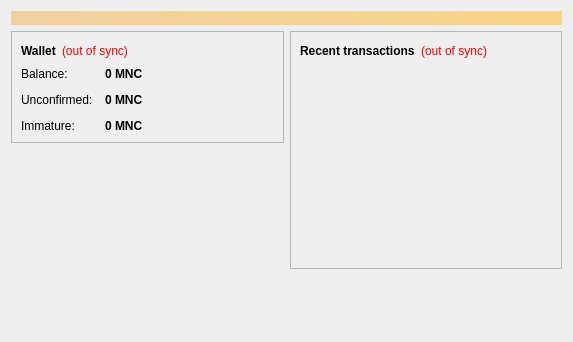
<?xml version="1.0" encoding="UTF-8"?>
<ui version="4.0">
 <class>OverviewPage</class>
 <widget class="QWidget" name="OverviewPage">
  <property name="geometry">
   <rect>
    <x>0</x>
    <y>0</y>
    <width>573</width>
    <height>342</height>
   </rect>
  </property>
  <property name="windowTitle">
   <string>Form</string>
  </property>
  <layout class="QVBoxLayout" name="topLayout">
   <item>
    <widget class="QLabel" name="labelAlerts">
     <property name="visible">
      <bool>false</bool>
     </property>
     <property name="styleSheet">
      <string notr="true">background-color: qlineargradient(x1: 0, y1: 0, x2: 1, y2: 0, stop:0 #F0D0A0, stop:1 #F8D488); color:#000000;</string>
     </property>
     <property name="wordWrap">
      <bool>true</bool>
     </property>
     <property name="margin">
      <number>3</number>
     </property>
    </widget>
   </item>
   <item>
    <layout class="QHBoxLayout" name="horizontalLayout" stretch="1,1">
     <item>
      <layout class="QVBoxLayout" name="verticalLayout_2">
       <item>
        <widget class="QFrame" name="frame">
         <property name="frameShape">
          <enum>QFrame::StyledPanel</enum>
         </property>
         <property name="frameShadow">
          <enum>QFrame::Raised</enum>
         </property>
         <layout class="QVBoxLayout" name="verticalLayout_4">
          <item>
           <layout class="QHBoxLayout" name="horizontalLayout_4">
            <item>
             <widget class="QLabel" name="label_5">
              <property name="font">
               <font>
                <weight>75</weight>
                <bold>true</bold>
               </font>
              </property>
              <property name="text">
               <string>Wallet</string>
              </property>
             </widget>
            </item>
            <item>
             <widget class="QLabel" name="labelWalletStatus">
              <property name="toolTip">
               <string>The displayed information may be out of date. Your wallet automatically synchronizes with the MantraCoin network after a connection is established, but this process has not completed yet.</string>
              </property>
              <property name="styleSheet">
               <string notr="true">QLabel { color: red; }</string>
              </property>
              <property name="text">
               <string notr="true">(out of sync)</string>
              </property>
              <property name="alignment">
               <set>Qt::AlignLeading|Qt::AlignLeft|Qt::AlignVCenter</set>
              </property>
             </widget>
            </item>
            <item>
             <spacer name="horizontalSpacer_2">
              <property name="orientation">
               <enum>Qt::Horizontal</enum>
              </property>
              <property name="sizeHint" stdset="0">
               <size>
                <width>40</width>
                <height>20</height>
               </size>
              </property>
             </spacer>
            </item>
           </layout>
          </item>
          <item>
           <layout class="QFormLayout" name="formLayout_2">
            <property name="fieldGrowthPolicy">
             <enum>QFormLayout::AllNonFixedFieldsGrow</enum>
            </property>
            <property name="horizontalSpacing">
             <number>12</number>
            </property>
            <property name="verticalSpacing">
             <number>12</number>
            </property>
            <item row="0" column="0">
             <widget class="QLabel" name="label">
              <property name="text">
               <string>Balance:</string>
              </property>
             </widget>
            </item>
            <item row="0" column="1">
             <widget class="QLabel" name="labelBalance">
              <property name="font">
               <font>
                <weight>75</weight>
                <bold>true</bold>
               </font>
              </property>
              <property name="cursor">
               <cursorShape>IBeamCursor</cursorShape>
              </property>
              <property name="toolTip">
               <string>Your current balance</string>
              </property>
              <property name="text">
               <string notr="true">0 MNC</string>
              </property>
              <property name="textInteractionFlags">
               <set>Qt::LinksAccessibleByMouse|Qt::TextSelectableByKeyboard|Qt::TextSelectableByMouse</set>
              </property>
             </widget>
            </item>
            <item row="1" column="0">
             <widget class="QLabel" name="label_3">
              <property name="text">
               <string>Unconfirmed:</string>
              </property>
             </widget>
            </item>
            <item row="1" column="1">
             <widget class="QLabel" name="labelUnconfirmed">
              <property name="font">
               <font>
                <weight>75</weight>
                <bold>true</bold>
               </font>
              </property>
              <property name="cursor">
               <cursorShape>IBeamCursor</cursorShape>
              </property>
              <property name="toolTip">
               <string>Total of transactions that have yet to be confirmed, and do not yet count toward the current balance</string>
              </property>
              <property name="text">
               <string notr="true">0 MNC</string>
              </property>
              <property name="textInteractionFlags">
               <set>Qt::LinksAccessibleByMouse|Qt::TextSelectableByKeyboard|Qt::TextSelectableByMouse</set>
              </property>
             </widget>
            </item>
            <item row="2" column="0">
             <widget class="QLabel" name="labelImmatureText">
              <property name="text">
               <string>Immature:</string>
              </property>
             </widget>
            </item>
            <item row="2" column="1">
             <widget class="QLabel" name="labelImmature">
              <property name="font">
               <font>
                <weight>75</weight>
                <bold>true</bold>
               </font>
              </property>
              <property name="toolTip">
               <string>Mined balance that has not yet matured</string>
              </property>
              <property name="text">
               <string notr="true">0 MNC</string>
              </property>
              <property name="textInteractionFlags">
               <set>Qt::LinksAccessibleByMouse|Qt::TextSelectableByKeyboard|Qt::TextSelectableByMouse</set>
              </property>
             </widget>
            </item>
			
           </layout>
          </item>
         </layout>
        </widget>
       </item>
       <item>
        <spacer name="verticalSpacer">
         <property name="orientation">
          <enum>Qt::Vertical</enum>
         </property>
         <property name="sizeHint" stdset="0">
          <size>
           <width>20</width>
           <height>40</height>
          </size>
         </property>
        </spacer>
       </item>
		<item>
         <widget class="QLabel" name="label_wallet_bgcoin">
          <property name="text">
           <string/>
          </property>
          <property name="pixmap">
           <pixmap resource="../bitcoin.qrc">:/images/wallet_bgcoin</pixmap>
          </property>
          <property name="scaledContents">
           <bool>false</bool>
          </property>
          <property name="alignment">
           <set>Qt::AlignLeft</set>
          </property>
          <property name="margin">
           <number>-2</number>
          </property>
         </widget>
        </item>
	   </layout>
     </item>
     <item>
      <layout class="QVBoxLayout" name="verticalLayout_3">
       <item>
        <widget class="QFrame" name="frame_2">
         <property name="frameShape">
          <enum>QFrame::StyledPanel</enum>
         </property>
         <property name="frameShadow">
          <enum>QFrame::Raised</enum>
         </property>
         <layout class="QVBoxLayout" name="verticalLayout">
          <item>
           <layout class="QHBoxLayout" name="horizontalLayout_2">
            <item>
             <widget class="QLabel" name="label_4">
              <property name="text">
               <string>&lt;b&gt;Recent transactions&lt;/b&gt;</string>
              </property>
             </widget>
            </item>
            <item>
             <widget class="QLabel" name="labelTransactionsStatus">
              <property name="toolTip">
               <string>The displayed information may be out of date. Your wallet automatically synchronizes with the MantraCoin network after a connection is established, but this process has not completed yet.</string>
              </property>
              <property name="styleSheet">
               <string notr="true">QLabel { color: red; }</string>
              </property>
              <property name="text">
               <string notr="true">(out of sync)</string>
              </property>
              <property name="alignment">
               <set>Qt::AlignRight|Qt::AlignTrailing|Qt::AlignVCenter</set>
              </property>
             </widget>
            </item>
            <item>
             <spacer name="horizontalSpacer">
              <property name="orientation">
               <enum>Qt::Horizontal</enum>
              </property>
              <property name="sizeHint" stdset="0">
               <size>
                <width>40</width>
                <height>20</height>
               </size>
              </property>
             </spacer>
            </item>
           </layout>
          </item>
          <item>
           <widget class="QListView" name="listTransactions">
            <property name="styleSheet">
             <string notr="true">QListView { background: transparent; }</string>
            </property>
            <property name="frameShape">
             <enum>QFrame::NoFrame</enum>
            </property>
            <property name="verticalScrollBarPolicy">
             <enum>Qt::ScrollBarAlwaysOff</enum>
            </property>
            <property name="horizontalScrollBarPolicy">
             <enum>Qt::ScrollBarAlwaysOff</enum>
            </property>
            <property name="selectionMode">
             <enum>QAbstractItemView::NoSelection</enum>
            </property>
           </widget>
          </item>
         </layout>
        </widget>
       </item>
       <item>
        <spacer name="verticalSpacer_2">
         <property name="orientation">
          <enum>Qt::Vertical</enum>
         </property>
         <property name="sizeHint" stdset="0">
          <size>
           <width>20</width>
           <height>40</height>
          </size>
         </property>
        </spacer>
       </item>
      </layout>
     </item>
    </layout>
   </item>
  </layout>
 </widget>
 <resources/>
 <connections/>
</ui>
